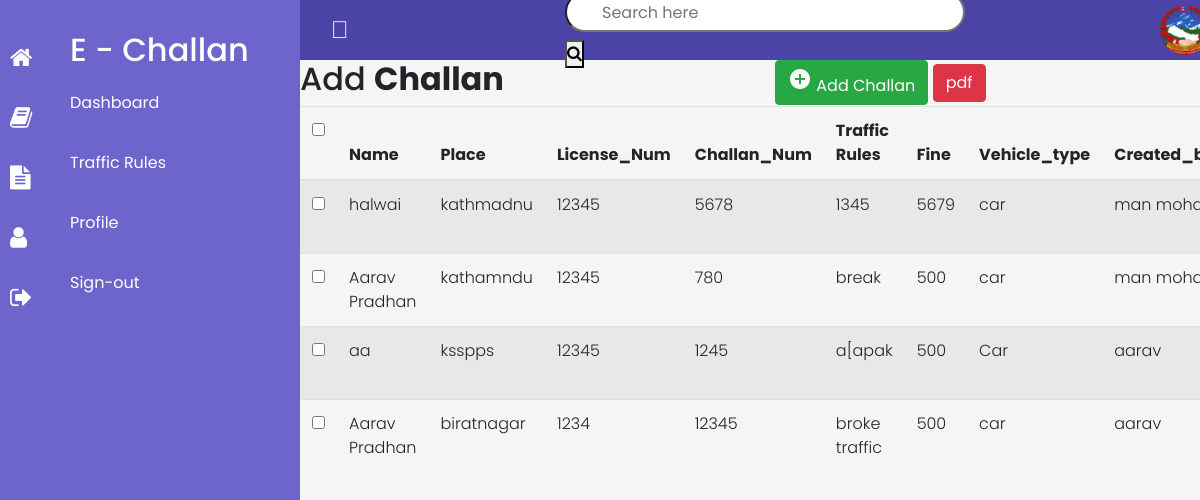
/traffic_user, run on the app's committed database.
### admin_challan/models.py (models this page shows, shortened)
class Challan(models.Model):
    name = models.CharField(max_length=100)
    place = models.CharField(max_length=100)
    license = models.IntegerField()
    challan_num = models.IntegerField()
    traffic = models.CharField(max_length=100)
    fine = models.IntegerField()
    vehicle_type = models.CharField(max_length=100)
    created_by = models.CharField(max_length=100)

### admin_challan/views.py (the view)
# urls.py: path('traffic_user', views.traffic_user, name="traffic_user"),
def traffic_user(request):
    emp = Challan.objects.all()
    context = {
        "emp" : emp,
    }
    return render(request, "traffic_user.html", context)

### template/traffic_user.html (shortened to what this page needs)
<!DOCTYPE html>
<html lang="en">
<head>
    {% load static %}
    <link rel="stylesheet" href="https://cdn.jsdelivr.net/npm/@fortawesome/fontawesome-free@5.15.4/css/fontawesome.min.css">
    <link rel="stylesheet" type="text/css" href="{% static 'st.css' %}">
    <link rel="stylesheet" href="https://stackpath.bootstrapcdn.com/bootstrap/4.5.0/css/bootstrap.min.css">
    <link rel="stylesheet" href="https://maxcdn.bootstrapcdn.com/font-awesome/4.7.0/css/font-awesome.min.css">
</head>
<body>
    <div class="containers">
        <div class="navigation">
            <ul>
                <li>
                    <a href="#">
                        <span class="icon"><i class="fa fa-home" aria-hidden="true"><link href="https://maxcdn.bootstrapcdn.com/font-awesome/4.2.0/css/font-awesome.min.css" rel="stylesheet"></i></span>
                        <span class="title"><h2>E - Challan</h2></span>
                    </a>
                </li>
                <li>
                    <a href="#">
                        <span class="icon"><i class="fa fa-book" aria-hidden="true"><link href="https://maxcdn.bootstrapcdn.com/font-awesome/4.2.0/css/font-awesome.min.css" rel="stylesheet"></i></span>
                        <span class="title">Dashboard</span>
                    </a>
                </li>
                <li>
                    <a href="#">
                        <span class="icon"><i class="fa fa-file-text" aria-hidden="true"><link href="https://maxcdn.bootstrapcdn.com/font-awesome/4.2.0/css/font-awesome.min.css" rel="stylesheet"></i></span>
                        <span class="title">Traffic Rules</span>
                    </a>
                </li>
                <li>
                    <a href="#">
                        <span class="icon"><i class="fa fa-user" aria-hidden="true"><link href="https://maxcdn.bootstrapcdn.com/font-awesome/4.2.0/css/font-awesome.min.css" rel="stylesheet"></i></span>
                        <span class="title">Profile</span>
                    </a>
                </li>
                <li>
                    <a href="#">
                        <span class="icon"><i class="fa fa-sign-out" aria-hidden="true"><link href="https://maxcdn.bootstrapcdn.com/font-awesome/4.2.0/css/font-awesome.min.css" rel="stylesheet"></i></span>
                        <span class="title">Sign-out</span>
                    </a>
                </li>
            </ul>
        </div>
        <div class="main">
            <div class="topbar">
                <div class="toggle" onclick="toggleMenu();"></div>
                <div class="search">
                    <label>
                        <input name="search" type="text" placeholder="Search here">
                    </label>
                    <button><i class="fa fa-search" aria-hidden="true"><link href="https://maxcdn.bootstrapcdn.com/font-awesome/4.2.0/css/font-awesome.min.css" rel="stylesheet"></i></button>
                </div>
                <div class="user">
                    <img alt="Nepal" src="{% static 'logo.svg' %}">
                </div>
            </div>
            <div class="table-responsive">
                <div class="table-wrapper">
                    <div class="table-title">
                        <div class="row">
                            <div class="col-sm-6">
                                <h2>Add <b>Challan</b></h2>
                            </div>
                            <div class="col-sm-6">
                                <a href="#addEmployeeModal" class="btn btn-success" data-toggle="modal"><i class="material-icons">&#xE147;</i> <span>Add Challan</span></a>
                                <a href="{% url 'pdf'%}" class="btn btn-danger">pdf</a>
                            </div>
                        </div>
                    </div>
                    <table class="table table-striped table-hover">
                        <thead>
                            <tr>
                                <th>
                                    <span class="custom-checkbox">
                                    <input type="checkbox" id="selectAll">
                                </span>
                                </th>
                                <th>Name</th>
                                <th>Place</th>
                                <th>License_Num</th>
                                <th>Challan_Num</th>
                                <th>Traffic Rules</th>
                                <th>Fine</th>
                                <th>Vehicle_type</th>
                                <th>Created_by</th>
                            </tr>
                        </thead>
                        <tbody>
                            {% for i in emp %}
                            <tr>
                                <td>
                                    <span class="custom-checkbox">
                                    <input type="checkbox" id="checkbox1" name="options[]" value="1">
                                </span>
                                </td>
                                <td>{{i.name}}</td>
                                <td>{{i.place}}</td>
                                <td>{{i.license}}</td>
                                <td>{{i.challan_num}}</td>
                                <td>{{i.traffic}}</td>
                                <td>{{i.fine}}</td>
                                <td>{{i.vehicle_type}}</td>
                                <td>{{i.created_by}}</td>
                            </tr>
                            {% endfor %}
                        </tbody>
                    </table>
                </div>
            </div>
        </div>
    </div>
</body>
</html>

### static/st.css (style rules this page uses)
* { margin: 0; padding: 0; box-sizing: border-box; font-family: 'poppins', sans-serif; }
body { overflow-x: hidden; }
.navigation { position: fixed; width: 300px; height: 100%; background: #6D65CC; transition: 0.5s; }
.navigation ul { position: absolute; top: 31px; left: 10px; width: 100%; }
.navigation ul li { position: relative; width: 100%; list-style: none; }
.navigation ul li a { position: relative; display: block; width: 100%; display: flex; text-decoration: none; color: #fff; }
.navigation ul li a .icon { position: relative; display: block; min-width: 60px; line-height: 60px; text-align: centre; }
.navigation ul li a .icon .fa { color: #fff; font-size: 24px; }
.main { position: absolute; width: calc(100% - 280px); left: 300px; min-height: 100vh; background: #f5f5f5; transition: 0.5s; }
.main .topbar { width: 100%; background: #4B43A6; height: 60px; padding: 0 10px; display: flex; justify-content: space-between; align-items: center; }
.toggle { position: relative; width: 60px; height: 60px; cursor: pointer; }
.toggle::before { content: '\f0c9'; font-family: sans-serif; position: absolute; width: 100%; height: 100%; line-height: 60px; font-size: 24px; text-align: center; color: whitesmoke; }
.search { position: relative; width: 400px; margin: 0 10px; }
.search label { position: relative; width: 100%; }
.search label input { width: 100%; height: 40px; border-radius: 40px; padding: 5px 20px; padding-left: 35px; outline: none; border: 1px soid rgba(0, 0, 0, 0.2) }
.user { position: relative; min-width: 50px; height: 50px; border-radius: 50%; overflow: hidden; cursor: pointer; }
.user img { position: absolute; top: 0; left: 0; width: 100%; height: 100%; object-fit: cover; }
.table-responsive { font-weight: 300; }

### data on the page
Challan: name "halwai", place "kathmadnu", license "12345", challan_num "5678", traffic "1345", fine "5679", vehicle_type "car", created_by "man…"
Challan: name "Aarav Pradhan", place "kathamndu", license "12345", challan_num "780", traffic "break", fine "500", vehicle_type "car", created_by "man…"
Challan: name "aa", place "ksspps", license "12345", challan_num "1245", traffic "a[apak", fine "500", vehicle_type "Car", created_by "aarav"
Challan: name "Aarav Pradhan", place "biratnagar", license "1234", challan_num "12345", traffic "broke traffic", fine "500", vehicle_type "car", created_by "aarav"
